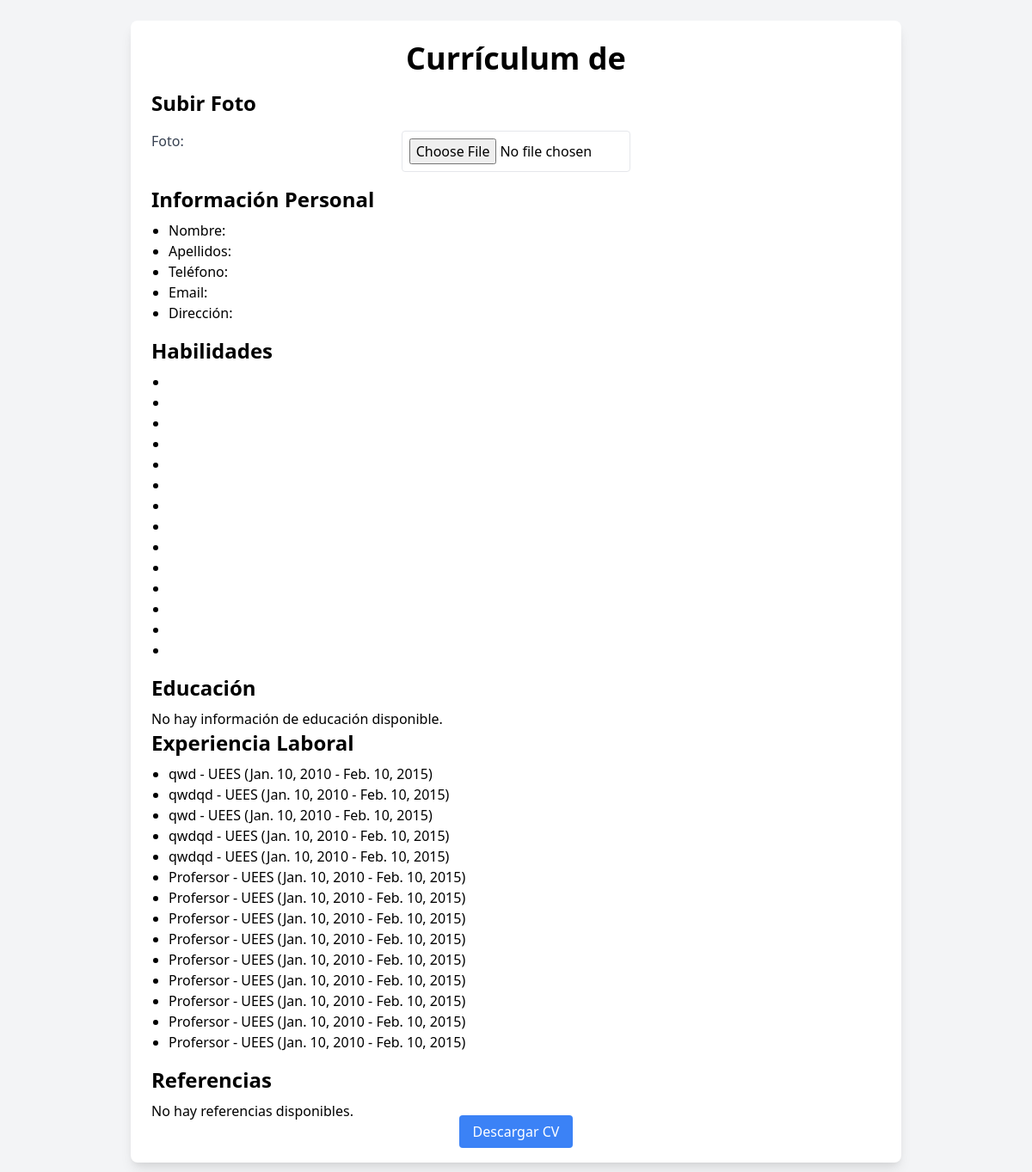
The page /5/cv_1/ on the database its author committed.
### curriculum/models.py (models this page shows, shortened)
class ExperienciaLaboral(models.Model):
    curriculum = models.ForeignKey(Curriculum, on_delete=models.CASCADE, related_name="experiencias")
    empresa = models.CharField(max_length=100)
    cargo = models.CharField(max_length=100)
    fecha_inicio = models.DateField()
    fecha_fin = models.DateField()
    descripcion = models.TextField()

### curriculum/views.py (the view)
# urls.py: path('<int:usuario_id>/cv_1/', views.generar_cv_1, name='generar_cv_1'),
def generar_cv_1(request, usuario_id):
    usuario = get_object_or_404(Usuario, id=usuario_id)
    experiencias = ExperienciaLaboral.objects.filter(curriculum__usuario=usuario)
    educacion = Educacion.objects.filter(curriculum__usuario=usuario)
    habilidades = Habilidad.objects.filter(curriculum__usuario=usuario)
    context = {
        'usuario': usuario,
        'experiencias': experiencias,
        'educacion': educacion,
        'habilidades': habilidades,
    }
    return render(request, 'curriculum/cv_template_1.html', context)

### curriculum/templates/curriculum/cv_template_1.html (shortened to what this page needs)
{% load static %}
<!DOCTYPE html>
<html lang="es">
<head>
    <link rel="stylesheet" href="{% static 'css/styles.css' %}">
    <link href="https://cdn.jsdelivr.net/npm/tailwindcss@2.2.19/dist/tailwind.min.css" rel="stylesheet">
</head>
<body class="bg-gray-100 p-6">
    <div class="max-w-4xl mx-auto bg-white shadow-lg rounded-lg p-6">
        <h1 class="text-4xl font-bold text-center mb-4">Currículum de {{ curriculum.usuario.username }}</h1>
        <h2 class="text-2xl font-semibold mb-4">Subir Foto</h2>
        <div class="grid grid-cols-1 md:grid-cols-3 gap-6 mb-4">
            <label for="id_foto" class="block text-gray-700">Foto:</label>
            <input type="file" name="foto" id="id_foto" accept="image/*" class="border rounded p-2">
        </div>
        <h2 class="text-2xl font-semibold mb-2">Información Personal</h2>
        <ul class="list-disc ml-5 mb-4">
            <li>Nombre: <strong>{{ curriculum.nombres }}</strong></li>
            <li>Apellidos: <strong>{{ curriculum.apellidos }}</strong></li>
            <li>Teléfono: <strong>{{ curriculum.telefono }}</strong></li>
            <li>Email: <strong>{{ curriculum.usuario.email }}</strong></li>
            <li>Dirección: <strong>{{ curriculum.direccion }}</strong></li>
        </ul>
        <h2 class="text-2xl font-semibold mb-2">Habilidades</h2>
        {% if habilidades %}
            <ul class="list-disc ml-5 mb-4">
            {% for habilidad in habilidades %}
                <li>{{ habilidad.nombre }}</li>
            {% endfor %}
            </ul>
        {% else %}
            <p>No hay habilidades disponibles.</p>
        {% endif %}
        <h2 class="text-2xl font-semibold mb-2">Educación</h2>
        {% if educaciones %}
            <ul class="list-disc ml-5 mb-4">
            {% for educacion in educaciones %}
                <li>{{ educacion.titulo }} - {{ educacion.institucion }} ({{ educacion.fecha_inicio }} - {{ educacion.fecha_fin }})</li>
            {% endfor %}
            </ul>
        {% else %}
            <p>No hay información de educación disponible.</p>
        {% endif %}
        <h2 class="text-2xl font-semibold mb-2">Experiencia Laboral</h2>
        {% if experiencias %}
            <ul class="list-disc ml-5 mb-4">
            {% for experiencia in experiencias %}
                <li>{{ experiencia.cargo }} - {{ experiencia.empresa }} ({{ experiencia.fecha_inicio }} - {{ experiencia.fecha_fin }})</li>
            {% endfor %}
            </ul>
        {% else %}
            <p>No hay experiencia laboral disponible.</p>
        {% endif %}
        <h2 class="text-2xl font-semibold mb-2">Referencias</h2>
        {% if referencias %}
            <ul class="list-disc ml-5 mb-4">
            {% for referencia in referencias %}
                <li>{{ referencia.nombre }} - {{ referencia.parentesco }} ({{ referencia.telefono }})</li>
            {% endfor %}
            </ul>
        {% else %}
            <p>No hay referencias disponibles.</p>
        {% endif %}
        <div class="text-center">
            <a href="{% url 'descargar_cv_1' curriculum.usuario.id %}" class="bg-blue-500 text-white py-2 px-4 rounded hover:bg-blue-700">
                Descargar CV
            </a>
        </div>
    </div>
</body>
</html>

### static/css/styles.css (style rules this page uses)
html, :host { line-height: 1.5; -webkit-text-size-adjust: 100%; -moz-tab-size: 4; -o-tab-size: 4; tab-size: 4; font-family: ui-sans-serif, system-ui, sans-serif, "Apple Color Emoji", "Segoe UI Emoji", "Segoe UI Symbol", "Noto Color Emoji"; font-feature-settings: normal; font-variation-settings: normal; -webkit-tap-highlight-color: transparent; }
body { margin: 0; line-height: inherit; }
h1, h2, h3, h4, h5, h6 { font-size: inherit; font-weight: inherit; }
a { color: inherit; text-decoration: inherit; }
button, input, optgroup, select, textarea { font-family: inherit; font-feature-settings: inherit; font-variation-settings: inherit; font-size: 100%; font-weight: inherit; line-height: inherit; letter-spacing: inherit; color: inherit; margin: 0; padding: 0; }
blockquote, dl, dd, h1, h2, h3, h4, h5, h6, hr, figure, p, pre { margin: 0; }
ol, ul, menu { list-style: none; margin: 0; padding: 0; }
input::placeholder, textarea::placeholder { opacity: 1; color: #9ca3af; }
.mx-auto { margin-left: auto; margin-right: auto; }
.mb-2 { margin-bottom: 0.5rem; }
.mb-4 { margin-bottom: 1rem; }
.block { display: block; }
.grid { display: grid; }
.list-disc { list-style-type: disc; }
.grid-cols-1 { grid-template-columns: repeat(1, minmax(0, 1fr)); }
.gap-6 { gap: 1.5rem; }
.rounded { border-radius: 0.25rem; }
.rounded-lg { border-radius: 0.5rem; }
.border { border-width: 1px; }
.bg-blue-500 { --tw-bg-opacity: 1; background-color: rgb(59 130 246 / var(--tw-bg-opacity)); }
.bg-gray-100 { --tw-bg-opacity: 1; background-color: rgb(243 244 246 / var(--tw-bg-opacity)); }
.bg-white { --tw-bg-opacity: 1; background-color: rgb(255 255 255 / var(--tw-bg-opacity)); }
.p-6 { padding: 1.5rem; }
.px-4 { padding-left: 1rem; padding-right: 1rem; }
.py-2 { padding-top: 0.5rem; padding-bottom: 0.5rem; }
.text-center { text-align: center; }
.text-2xl { font-size: 1.5rem; line-height: 2rem; }
.text-4xl { font-size: 2.25rem; line-height: 2.5rem; }
.font-bold { font-weight: 700; }
.font-semibold { font-weight: 600; }
.text-gray-700 { --tw-text-opacity: 1; color: rgb(55 65 81 / var(--tw-text-opacity)); }
.text-white { --tw-text-opacity: 1; color: rgb(255 255 255 / var(--tw-text-opacity)); }
.shadow-lg { --tw-shadow: 0 10px 15px -3px rgb(0 0 0 / 0.1), 0 4px 6px -4px rgb(0 0 0 / 0.1); --tw-shadow-colored: 0 10px 15px -3px var(--tw-shadow-color), 0 4px 6px -4px var(--tw-shadow-color); box-shadow: var(--tw-ring-offset-shadow, 0 0 #0000), var(--tw-ring-shadow, 0 0 #0000), var(--tw-shadow); }

### rows shown on the page
ExperienciaLaboral: cargo "qwd", empresa "UEES", fecha_inicio "Jan. 10, 2010", fecha_fin "Feb. 10, 2015"
ExperienciaLaboral: cargo "qwdqd", empresa "UEES", fecha_inicio "Jan. 10, 2010", fecha_fin "Feb. 10, 2015"
ExperienciaLaboral: cargo "qwd", empresa "UEES", fecha_inicio "Jan. 10, 2010", fecha_fin "Feb. 10, 2015"
ExperienciaLaboral: cargo "qwdqd", empresa "UEES", fecha_inicio "Jan. 10, 2010", fecha_fin "Feb. 10, 2015"
ExperienciaLaboral: cargo "qwdqd", empresa "UEES", fecha_inicio "Jan. 10, 2010", fecha_fin "Feb. 10, 2015"
ExperienciaLaboral: cargo "Profersor", empresa "UEES", fecha_inicio "Jan. 10, 2010", fecha_fin "Feb. 10, 2015"
ExperienciaLaboral: cargo "Profersor", empresa "UEES", fecha_inicio "Jan. 10, 2010", fecha_fin "Feb. 10, 2015"
ExperienciaLaboral: cargo "Profersor", empresa "UEES", fecha_inicio "Jan. 10, 2010", fecha_fin "Feb. 10, 2015"
ExperienciaLaboral: cargo "Profersor", empresa "UEES", fecha_inicio "Jan. 10, 2010", fecha_fin "Feb. 10, 2015"
ExperienciaLaboral: cargo "Profersor", empresa "UEES", fecha_inicio "Jan. 10, 2010", fecha_fin "Feb. 10, 2015"
ExperienciaLaboral: cargo "Profersor", empresa "UEES", fecha_inicio "Jan. 10, 2010", fecha_fin "Feb. 10, 2015"
ExperienciaLaboral: cargo "Profersor", empresa "UEES", fecha_inicio "Jan. 10, 2010", fecha_fin "Feb. 10, 2015"
ExperienciaLaboral: cargo "Profersor", empresa "UEES", fecha_inicio "Jan. 10, 2010", fecha_fin "Feb. 10, 2015"
ExperienciaLaboral: cargo "Profersor", empresa "UEES", fecha_inicio "Jan. 10, 2010", fecha_fin "Feb. 10, 2015"
